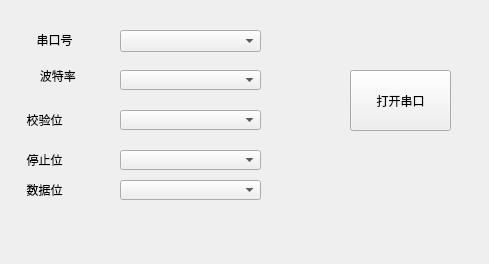
<?xml version="1.0" encoding="UTF-8"?>
<ui version="4.0">
 <class>SerailSet</class>
 <widget class="QWidget" name="SerailSet">
  <property name="geometry">
   <rect>
    <x>0</x>
    <y>0</y>
    <width>489</width>
    <height>264</height>
   </rect>
  </property>
  <property name="windowTitle">
   <string>通信设置</string>
  </property>
  <widget class="QPushButton" name="OpenCloseButton">
   <property name="geometry">
    <rect>
     <x>350</x>
     <y>70</y>
     <width>101</width>
     <height>61</height>
    </rect>
   </property>
   <property name="text">
    <string>打开串口</string>
   </property>
  </widget>
  <widget class="QLabel" name="label_9">
   <property name="geometry">
    <rect>
     <x>20</x>
     <y>30</y>
     <width>108</width>
     <height>20</height>
    </rect>
   </property>
   <property name="text">
    <string>     串口号</string>
   </property>
  </widget>
  <widget class="QLabel" name="label_11">
   <property name="geometry">
    <rect>
     <x>0</x>
     <y>110</y>
     <width>107</width>
     <height>20</height>
    </rect>
   </property>
   <property name="text">
    <string>        校验位</string>
   </property>
  </widget>
  <widget class="QLabel" name="label_12">
   <property name="geometry">
    <rect>
     <x>0</x>
     <y>150</y>
     <width>107</width>
     <height>20</height>
    </rect>
   </property>
   <property name="text">
    <string>        停止位</string>
   </property>
  </widget>
  <widget class="QComboBox" name="selectParity">
   <property name="geometry">
    <rect>
     <x>120</x>
     <y>110</y>
     <width>141</width>
     <height>20</height>
    </rect>
   </property>
  </widget>
  <widget class="QComboBox" name="selectStopBits">
   <property name="geometry">
    <rect>
     <x>120</x>
     <y>150</y>
     <width>141</width>
     <height>20</height>
    </rect>
   </property>
  </widget>
  <widget class="QComboBox" name="selectBaudrate">
   <property name="geometry">
    <rect>
     <x>120</x>
     <y>70</y>
     <width>141</width>
     <height>20</height>
    </rect>
   </property>
  </widget>
  <widget class="QLabel" name="label_10">
   <property name="geometry">
    <rect>
     <x>30</x>
     <y>60</y>
     <width>81</width>
     <height>31</height>
    </rect>
   </property>
   <property name="text">
    <string>   波特率</string>
   </property>
  </widget>
  <widget class="QComboBox" name="selectPort">
   <property name="geometry">
    <rect>
     <x>120</x>
     <y>30</y>
     <width>141</width>
     <height>22</height>
    </rect>
   </property>
  </widget>
  <widget class="QComboBox" name="selectByteSize">
   <property name="geometry">
    <rect>
     <x>120</x>
     <y>180</y>
     <width>141</width>
     <height>20</height>
    </rect>
   </property>
  </widget>
  <widget class="QLabel" name="label_13">
   <property name="geometry">
    <rect>
     <x>0</x>
     <y>180</y>
     <width>107</width>
     <height>20</height>
    </rect>
   </property>
   <property name="text">
    <string>        数据位</string>
   </property>
  </widget>
 </widget>
 <resources/>
 <connections/>
</ui>
